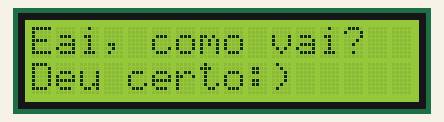
Recording of a sketch running on a simulated Arduino Uno, built with avr-gcc and run on an emulated ATmega328P. On the bench: 16×2 character LCD.

Above: at 0.1 s.
At 2.1 s:
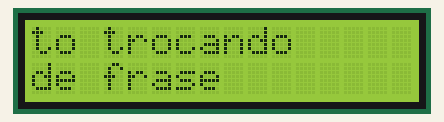

The sketch:

LCD.ino
```cpp
#include <LiquidCrystal.h>

LiquidCrystal lcd(12, 11,10, 5, 4, 3, 2);

void setup()
{
 pinMode(12, OUTPUT);
 pinMode(11, OUTPUT);

  //inicia o LCD com dimensões 16 x 2
  lcd.begin(16, 2);
}

void loop()
{
  //Apaga o conteudo exibido no display
 lcd.clear();

  //posiciona o cursor na posição especificada
  lcd.setCursor(0, 0);

  //Ixibe no LCD
  lcd.print("Eai, como vai?");

  lcd.setCursor(0, 1);

  lcd.print("Deu certo:)");

  delay(2000);

  lcd.clear();

  lcd.setCursor(0, 0);

  lcd.print("to trocando");

  lcd.setCursor(0, 1);

  lcd.print("de frase");

  delay(2000);
}
```

Measured:
- what the display in image 1 shows lasts 2.0 s, from 2.1 s to 4.1 s
